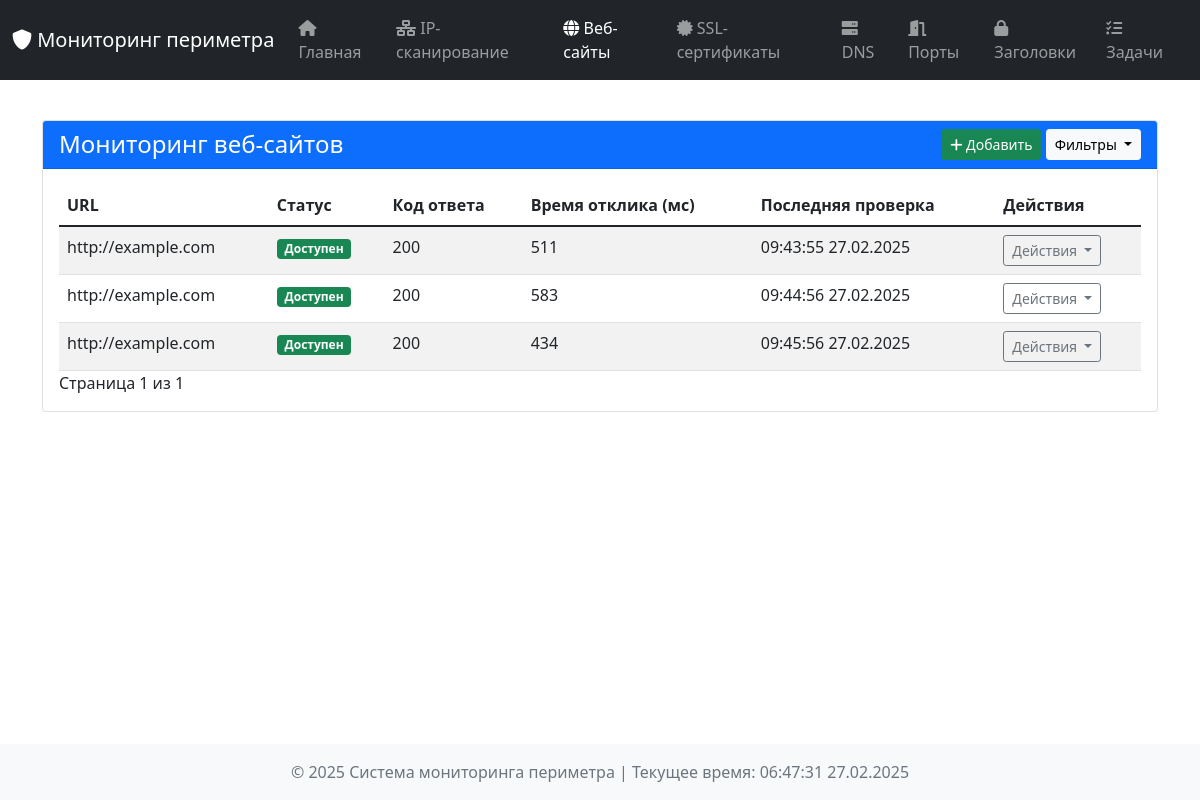
Page /websites on the committed database.
### tables this page shows
CREATE TABLE website_states (
                id INTEGER PRIMARY KEY AUTOINCREMENT,
                url TEXT,
                is_up INTEGER,
                status_code INTEGER,
                response_time INTEGER,
                error TEXT,
                check_time TEXT,
                data TEXT
            );

### dashboard/app.py (the view, shortened to what this page needs)
@app.route('/websites', methods=['GET', 'POST'])
def websites():
    form = WebsiteForm()
    page = request.args.get('page', 1, type=int)
    per_page = 10
    status_filter = request.args.get('status')
    all_results = db_manager.get_all_records('website_monitoring')
    if status_filter == 'up':
        filtered_results = [r for r in all_results if r['is_up']]
    elif status_filter == 'down':
        filtered_results = [r for r in all_results if not r['is_up']]
    else:
        filtered_results = all_results
    total_results = len(filtered_results)
    results = filtered_results[(page - 1) * per_page: page * per_page]
    return render_template('websites.html', results=results, current_time=datetime.now(), form=form, page=page,
                           total_results=total_results, per_page=per_page)

### dashboard/templates/websites.html (shortened to what this page needs)
{% extends "base.html" %}
{% block content %}
<div class="container mt-4">
    <div class="card">
        <div class="card-header bg-primary text-white d-flex justify-content-between align-items-center">
            <h4 class="mb-0">Мониторинг веб-сайтов</h4>
            <div>
                <button class="btn btn-success btn-sm" data-bs-toggle="modal" data-bs-target="#addWebsiteModal">
                    <i class="fas fa-plus"></i> Добавить
                </button>
                <button class="btn btn-light btn-sm dropdown-toggle" type="button" id="filterDropdown" data-bs-toggle="dropdown" aria-expanded="false">
                    Фильтры
                </button>
            </div>
        </div>
        <div class="card-body">
            {% if results %}
                <div class="table-responsive">
                    <table class="table table-hover table-striped">
                        <thead class="thead-dark">
                            <tr>
                                <th>URL</th>
                                <th>Статус</th>
                                <th>Код ответа</th>
                                <th>Время отклика (мс)</th>
                                <th>Последняя проверка</th>
                                <th>Действия</th>
                            </tr>
                        </thead>
                        <tbody>
                            {% for result in results %}
                            <tr class="{% if not result.is_up %}table-danger{% endif %}">
                                <td>{{ result.url }}</td>
                                <td>
                                    {% if result.is_up %}
                                        <span class="badge bg-success">Доступен</span>
                                    {% else %}
                                        <span class="badge bg-danger">Недоступен</span>
                                    {% endif %}
                                </td>
                                <td>{{ result.status_code or 'N/A' }}</td>
                                <td>{{ result.response_time or 'N/A' }}</td>
                                <td>{{ result.check_time.strftime('%H:%M:%S %d.%m.%Y') if result.check_time else 'N/A' }}</td>
                                <td style="position: relative">
                                    <div class="dropdown">
                                        <button class="btn btn-outline-secondary btn-sm dropdown-toggle" type="button" data-bs-toggle="dropdown" aria-expanded="false">
                                            Действия
                                        </button>
                                    </div>
                                </td>
                            </tr>
                            {% endfor %}
                        </tbody>
                    </table>
                </div>
                <div class="pagination">
                    <span>Страница {{ page }} из {{ (total_results + per_page - 1) // per_page }}</span>
                </div>
            {% else %}
                <div class="alert alert-info text-center">
                    Веб-сайтов не найдено
                </div>
            {% endif %}
        </div>
    </div>
</div>
{% endblock %}

### dashboard/static/css/style.css (style rules this page uses)
body { min-height: 100vh; display: flex; flex-direction: column; }
.card { margin-bottom: 1rem; overflow: visible !important; }
.card-body { overflow: visible !important; max-width: 100%; padding: 1rem; }
.table-responsive { overflow: visible !important; position: relative; max-width: 100%; }
.table { width: 100%; table-layout: auto; margin-bottom: 0; }
.dropdown { position: relative; }
.dropdown-toggle { white-space: nowrap; }
.card .card-body .table-responsive { overflow: visible !important; }
.container, .container-fluid { overflow: visible !important; }

### rows in the picture
website_states: url "http://example.com", is_up "Доступен", status_code "200", response_time "511", check_time "09:43:55 27.02.2025"
website_states: url "http://example.com", is_up "Доступен", status_code "200", response_time "583", check_time "09:44:56 27.02.2025"
website_states: url "http://example.com", is_up "Доступен", status_code "200", response_time "434", check_time "09:45:56 27.02.2025"

### other values in the picture
{{ page }} "1"
{{ (total_results + per_page - 1) // per_page }} "1"
